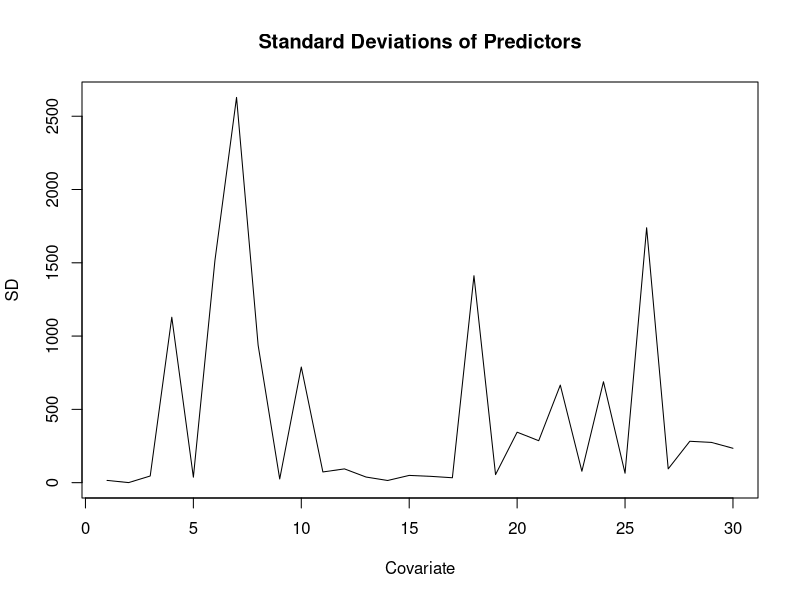

The R source for this figure: (Note: this script raises an error after producing the figure.)
library(readxl) 
library(glmnet)
library(ggplot2)
library(GGally)
library(pROC)
library(MASS)

COV <- read_excel("Immunologic profiles of patients with COVID-19.xlsx")

View(COV)
str(COV)

#dataset contains measurements of 28 analytes (cytokines, chemokines,and acute phase proteins) from plasma samples of 76 COVID-19-positive patients. Response variable: disease progression/severity (binary, mild vs. severe)

table(COV$Severirty)

Severity <- ifelse(COV$Severirty == "Severe", 1, 0)
table(Severity)


# Remove Patient Number and Severity
X_raw <- COV[, !(names(COV) %in% c("Severirty", "Patient Number"))]

str(X_raw)

# Convert SEX to numeric
X_raw$SEX <- ifelse(X_raw$SEX == "F", 1, 0)
table(X_raw$SEX)  

#model matrix 
X <- as.matrix(X_raw)

dim(X)       # 76 x 30
colnames(X)  



# Feature Engineering



# model matrix including all effects
f0 <- lm(Severity ~ ., data = data.frame(Severity = Severity, X_raw))

X <- model.matrix(f0)[, -1]

dim(X)
colnames(X)

# predictor standard deviations
plot(as.ts(apply(X, 2, sd)), xlab = "Covariate", ylab = "SD",
     main = "Standard Deviations of Predictors")
# very variable so thats why standerdization is needed




#Train & Test sets


set.seed(1717)


n <- nrow(X)
n_test <- round(n * 0.25)

test.index <- sample.int(n, n_test, replace = FALSE)

cat("Test set size:", n_test)

## Confirm class balance in train and test
table(y[-test.index])
table(y[test.index])


# Elastic Net 10-Fold Cross-Validation
